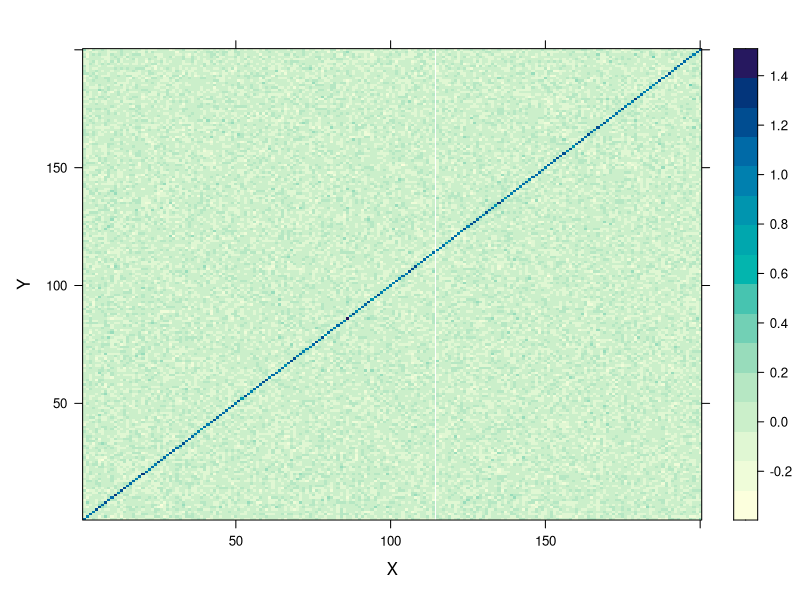

Source code (R):
rm(list = ls())

invlink <- function(X, y, beta){
  X %*% beta
}

ftrl <- function(X, y, beta.ini, lambda1, lambda2, alpha, gamma, z, nvec){
  # storage
  maxiter <- 10
  tol <- 0.01
  for (r in 1:maxiter){
    mu <- invlink(X, y, beta.ini)
    g <- t(X) %*% (mu - y)
    step.sigma <- (sqrt(nvec + g**2) - sqrt(nvec)) / alpha
    z.tmp <- z + g - step.sigma * beta.ini
    nvec.tmp <- nvec + g**2
    
    # update
    beta <- -1 * (abs(z.tmp) > lambda1) * (z.tmp - sign(z.tmp) * lambda1) / ((gamma + sqrt(nvec.tmp)) / alpha + lambda2)
    
    if (sum((beta - beta.ini)**2) < tol){
      break
    }
    beta.ini <- beta
  }
  
  z <- z.tmp
  nvec <- nvec.tmp
  # beta[abs(beta) < 0.2] <- 0
  return(list(z = z, nvec = nvec, beta = beta))
}

ftrl.hard <- function(X, y, beta.ini, lambda1, lambda2, alpha, gamma, z, nvec){
  # storage
  maxiter <- 10
  tol <- 0.01
  for (r in 1:maxiter){
    mu <- invlink(X, y, beta.ini)
    g <- t(X) %*% (mu - y)
    step.sigma <- (sqrt(nvec + g**2) - sqrt(nvec)) / alpha
    z.tmp <- z + g - step.sigma * beta.ini
    nvec.tmp <- nvec + g**2
    
    # update
    beta <- -1 * (abs(z.tmp) > lambda1) * (z.tmp - sign(z.tmp) * lambda1) / ((gamma + sqrt(nvec.tmp)) / alpha + lambda2)
    
    if (sum((beta - beta.ini)**2) < tol){
      break
    }
    beta.ini <- beta
  }
  
  z <- z.tmp
  nvec <- nvec.tmp
  beta[abs(beta) < 0.2] <- 0
  return(list(z = z, nvec = nvec, beta = beta))
}



library(mvtnorm)
library(glmnet)

p <- 200
n <- 200

# for ftrl
lambda1 = 1.2
lambda2 = 1
alpha = 0.1
gamma = 1

sigma.x <- matrix(0, p, p)
for (i in 1:p) {
  for (j in 1:p) {
    sigma.x[i, j] <- 0.5 ^ abs(i - j)
  }
}
xB <- rmvnorm(n, mean=rep(0,p), sigma=sigma.x)
gamma.pro <- matrix(0, p-1, p)
z.pro <- matrix(0, p-1, p)
nvec.pro <- matrix(0, p-1, p)

XtX <- t(xB) %*% xB

b <- 1
var.j <- rep(0, p)
for (r in 1:p){
  fit <- ftrl(xB[, -r], xB[, r], gamma.pro[,r], lambda1=lambda1* sqrt(n*b), lambda2=lambda2, alpha=alpha, gamma=gamma, z.pro[,r], nvec.pro[,r])
  z.pro[, r] <- fit$z
  nvec.pro[, r] <- fit$nvec
  gamma.pro[,r] <- fit$beta
  var.j[r] <- 1 / (XtX[r, r] - t(gamma.pro[,r]) %*% XtX[-r, r]) 
}
tmp <- -1 * matrix(c(0, c(rbind(matrix(c(gamma.pro %*% diag(var.j)) , p, p-1), 0))), p, p)                                    # precision matrix
tmp <- (abs(tmp) <= abs(t(tmp))) * tmp + (abs(tmp) > abs(t(tmp))) * t(tmp)                        # symmetrilization
Theta <- tmp + diag(var.j)


a <- xB %*% Theta %*% t(xB)


library("lattice")
# Dummy data
x.axis <- seq(1,n, length.out=n)
y.axis <- seq(1,n, length.out=n)
data <- expand.grid(X=x.axis, Y=y.axis)
data$Z <- c(xB %*% Theta %*% t(xB))

## Try it out
levelplot(Z ~ X*Y, data=data  ,xlab="X",
          main="")
